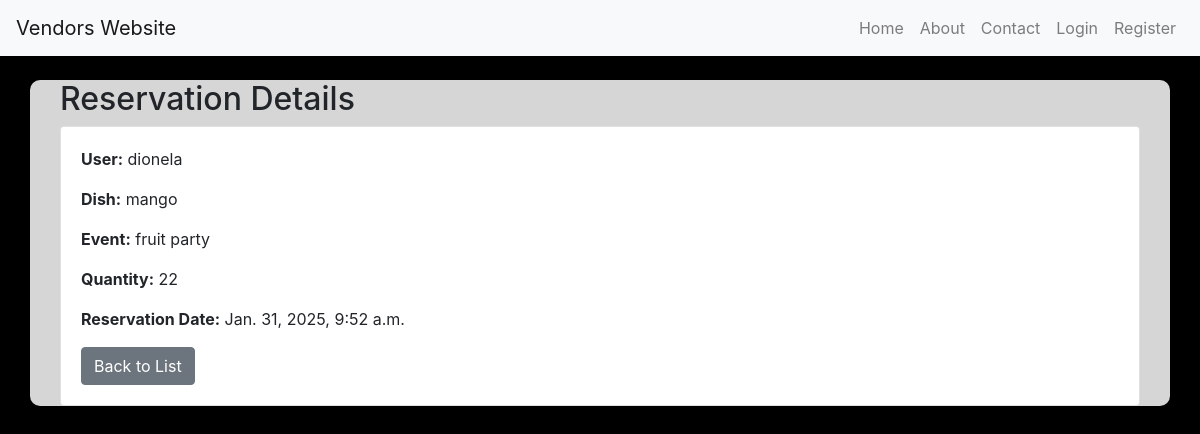
Screenshot of /reservation/1/ with the database file from the repository.
### app/models.py (models this page shows, shortened)
class Reservation(models.Model):
    user = models.ForeignKey(settings.AUTH_USER_MODEL, on_delete=models.CASCADE)
    dish = models.ForeignKey(Dish, on_delete=models.CASCADE)
    event = models.ForeignKey(Event, on_delete=models.CASCADE)
    quantity = models.PositiveIntegerField()
    reservation_date = models.DateTimeField(auto_now_add=True)

class Dish(models.Model):
    vendor = models.ForeignKey(Vendor, related_name='dishes', on_delete=models.CASCADE)
    name = models.CharField(max_length=255)
    description = models.TextField()
    price = models.DecimalField(max_digits=10, decimal_places=2)
    image = models.ImageField(upload_to='dishes/')

class Event(models.Model):
    title = models.CharField(max_length=255)
    date = models.DateTimeField()
    location = models.CharField(max_length=255)
    description = models.TextField()
    vendors = models.ManyToManyField(Vendor, related_name='events')

### accounts/models.py (models this page shows, shortened)
class CustomUser(AbstractUser):
    role = models.CharField(
        max_length=6,
        choices=(
            ('vendor', 'Vendor'),
            ('user', 'User'),
        ),
        default='user'
    )
    phone_number = models.CharField(max_length=15, blank=True, null=True)
    address = models.CharField(max_length=255, blank=True, null=True)
    valid_id = models.BooleanField(default=False)

### app/views.py (the view)
# urls.py: path('reservation/<int:pk>/', ReservationDetailView.as_view(), name='reservation_detail'),
class ReservationDetailView(DetailView):
    model = Reservation
    template_name = 'reservation/reservation_detail.html'
    context_object_name = 'reservation'

### app/templates/reservation/reservation_detail.html (shortened to what this page needs)
{% extends "app/base.html" %}
{% block content %}
<div class="container mt-4">
    <h2>Reservation Details</h2>
    <div class="card">
        <div class="card-body">
            <p><strong>User:</strong> {{ reservation.user.username }}</p>
            <p><strong>Dish:</strong> {{ reservation.dish.name }}</p>
            <p><strong>Event:</strong> {{ reservation.event.title }}</p>
            <p><strong>Quantity:</strong> {{ reservation.quantity }}</p>
            <p><strong>Reservation Date:</strong> {{ reservation.reservation_date }}</p>
            <a href="{% url 'reservation_list' %}" class="btn btn-secondary">Back to List</a>
        </div>
    </div>
</div>
{% endblock content %}

### static/css/base.css (style rules this page uses)
body { background-color: black; }
.container { background-color: #d6d6d6; border-radius: 10px; }

### rows the page displays
Reservation: user.username "dionela", dish.name "mango", event "fruit party", quantity "22", reservation_date "Jan. 31, 2025, 9:52 a.m."
